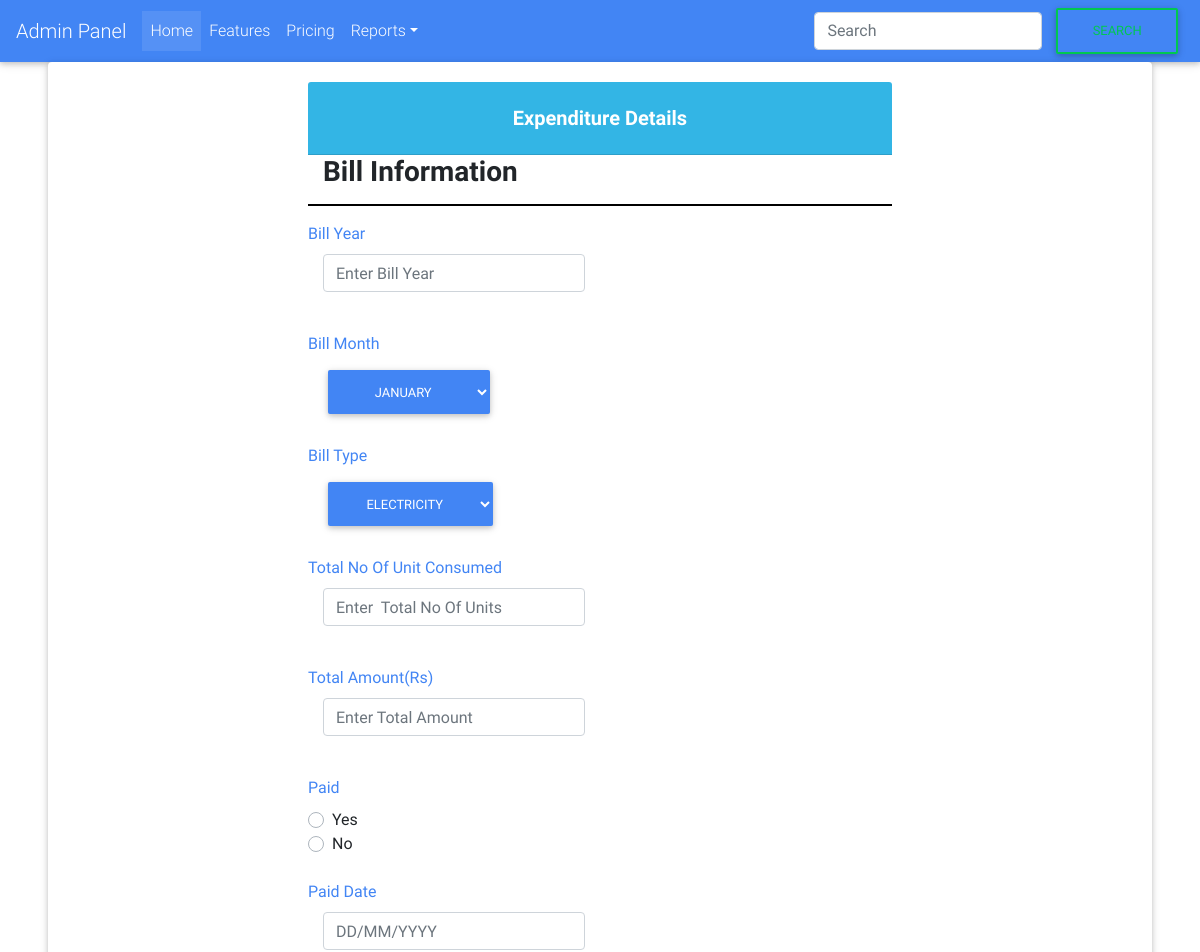
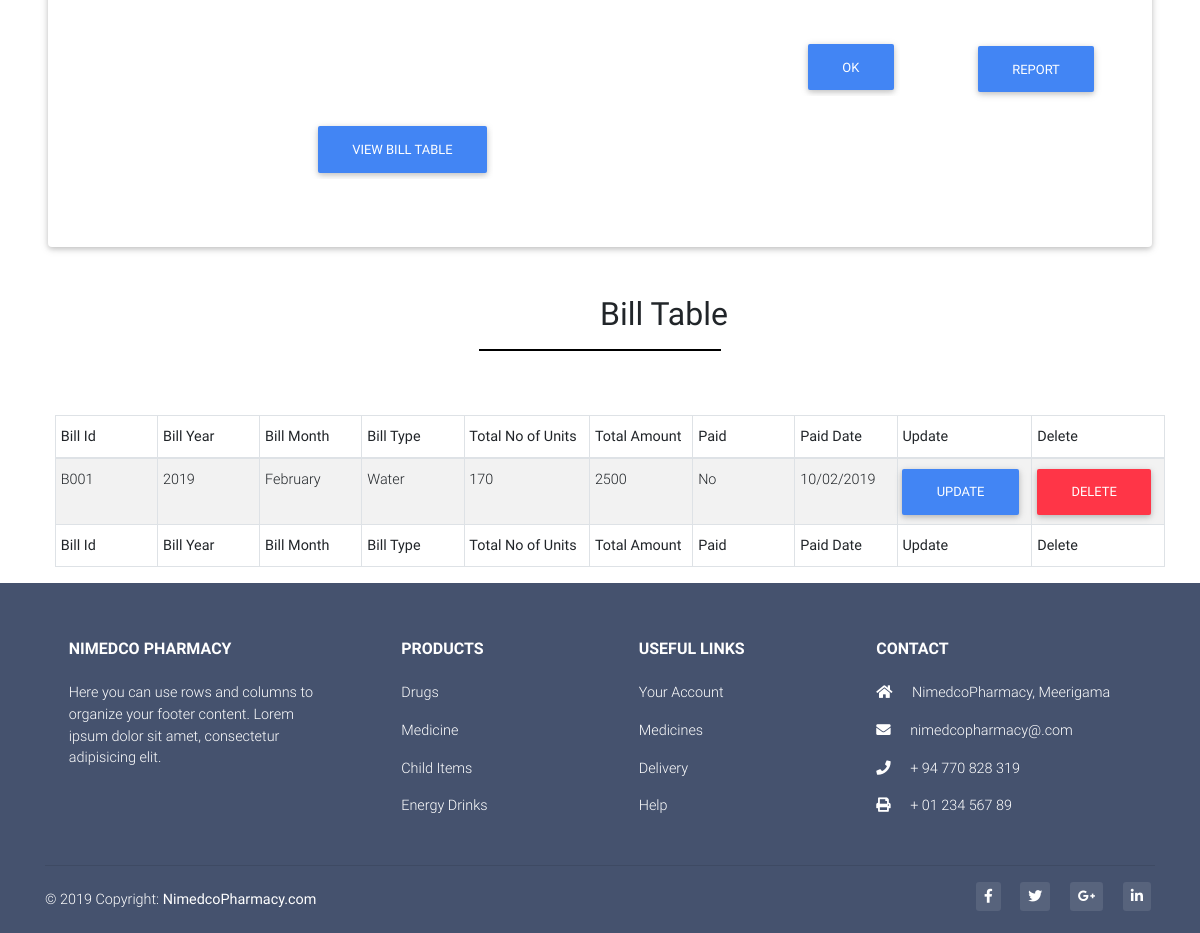
The page /expenditure.php on the database its author committed (2 pictures, top to bottom).
### tables this page shows
CREATE TABLE `expenditure` (
  `BillId` varchar(100) NOT NULL,
  `BillYear` varchar(45) DEFAULT NULL,
  `BillMonth` varchar(45) DEFAULT NULL,
  `BillType` varchar(45) DEFAULT NULL,
  `TotalUnits` int(11) DEFAULT NULL,
  `TotalAmount` float DEFAULT NULL,
  `Paid` varchar(10) DEFAULT NULL,
  `PaidDate` varchar(25) DEFAULT NULL
);

### expenditure.php (the view, shortened to what this page needs)
<?php
  include('connection.php');
?>
<!DOCTYPE html>
<html lang="en">
<head>
  <link rel="stylesheet" href="https://use.fontawesome.com/releases/v5.8.2/css/all.css">
  <link href="css/bootstrap.min.css" rel="stylesheet">
  <link href="css/mdb.min.css" rel="stylesheet">
  <link href="css/style.css" rel="stylesheet">
  <link rel="stylesheet" type="text/css" href="https://cdn.datatables.net/v/bs4/dt-1.10.18/datatables.min.css"/>
</head>
<body  onload=enable_text(false);>
  <nav class="navbar navbar-expand-lg navbar-dark primary-color">
      <a class="navbar-brand" href="index.html">Admin Panel</a>
      <div class="collapse navbar-collapse" id="basicExampleNav">
        <ul class="navbar-nav mr-auto">
          <li class="nav-item active">
            <a class="nav-link" href="index.html">Home
            </a>
          </li>
          <li class="nav-item">
            <a class="nav-link" href="#">Features</a>
          </li>
          <li class="nav-item">
            <a class="nav-link" href="#">Pricing</a>
          </li>
          <li class="nav-item dropdown">
            <a class="nav-link dropdown-toggle" id="navbarDropdownMenuLink" data-toggle="dropdown"
              aria-haspopup="true" aria-expanded="false">Reports</a>
          </li>
        </ul>
        <form class="form-inline my-2 my-lg-0 align-self-stretch">
            <input class="form-control mr-sm-2" type="search" placeholder="Search" aria-label="Search">
            <button class="btn btn-outline-success my-2 my-sm-0" type="submit">Search</button>
          </form>
      </div>
    </nav>
 <div class="card mx-xl-5">
     <div class="card-body">
            <form  method="POST" action="expendituredetails.php"  name="expenditureform" id="expenditureform">
              <h5 class="card-header info-color white-text text-center py-4">
                <strong>Expenditure Details</strong>
               </h5>
                <h3  style="margin-left: 15px;"><b>Bill Information</b></h3>
                <hr style = " border: 1px solid black;">
                <label for="" class="text-primary">Bill Year</label>
                <div class="form-group col-md-6">
                <input type="text" id="inputCity" class="form-control" placeholder="Enter Bill Year" name="billyear" required >
                </div>
                <br>
         <div class="dropdown">
         <label for="billmonth" class="text-primary">Bill Month</label>
         <br>
         <select class="btn btn-primary dropdown-toggle mr-4"  style="margin-left:20px" name="billmonth" required>
          <option value="January" class="dropdown-item" href="#" >January</option>
        </select>
        </div>
      <br>
      <div class="dropdown">
        <label for="billtype" class="text-primary">Bill Type</label>
        <br>
          <select class="btn btn-primary dropdown-toggle mr-4"  style="margin-left:20px"  name="billtype"  required>
              <option value="Electricity" class="dropdown-item" href="#" >Electricity</option>
          </select>
      </div>
     <br>
                <label for="totalunits" class="text-primary">Total No Of Unit Consumed</label>
                <div class="form-group col-md-6">
                <input type="text" id="inputCity" class="form-control" name="noofunits" placeholder="Enter  Total No Of Units">
                </div>
                <br>
                <label for="totalamount" class="text-primary">Total Amount(Rs)</label>
                <div class="form-group col-md-6">
                <input type="text" id="inputCity" class="form-control" name="totamouunt" placeholder="Enter Total Amount" required>
                </div>
                 <br>
                 <label for="paid" class="text-primary">Paid</label>
                    <div class="custom-control custom-radio">
                          <label class="custom-control-label" for="defaultGroupExample1">Yes</label>
                    </div>
                    <div class="custom-control custom-radio">
                                <label class="custom-control-label" for="defaultGroupExample2">No</label>
                    </div>
                    <br>
                    <label for="paiddate" class="text-primary">Paid Date</label>
                    <div class="form-group col-md-6">
                      <input type="text" class="form-control" id="inputZip" placeholder="DD/MM/YYYY" name="paiddate" required >
                    </div>
                     <br>
                    <input type="submit" name="Addexpenditure" class="btn btn-primary btn-rounded" style="margin-left:500px" onclick="ValidateForm(document.expenditureform.billyear,document.expenditureform.totamouunt,document.expenditureform.paiddate)" value="OK"/>
                    <a href="expenditurereport.php"  class="btn btn-primary btn-rounded" style="margin-left:670px;margin-top:-74px;">REPORT</a>
                    </form>
                    <form  method ="POST"  action = "<?php echo htmlspecialchars($_SERVER["PHP_SELF"]);?>">
                    <input type="submit" name="Viewbilltable" class="btn btn-primary btn-rounded" style="margin-left:10px" value="VIEW BILL TABLE" />
                      </form>
                    <br><br>
     </div>
  </div>
        <br><br>
                <h2  style="margin-left: 600px;"><b>Bill Table</b></h2>
                <hr style = " border: 1px solid black; width: 240px;">
                <br><br>
                <div class="container">
                <table id="dtBasicExample" class="table table-striped table-bordered table-sm" cellspacing="0" width="80%" style="margin-left:10px;">
              <thead>
                <tr>
                <th class="th-sm">Bill Id
                  </th>
                  <th class="th-sm">Bill Year
                  </th>
                  <th class="th-sm">Bill Month
                  </th>
                  <th class="th-sm">Bill Type
                  </th>
                  <th class="th-sm">Total No of Units
                  </th>
                  <th class="th-sm">Total Amount
                  </th>
                  <th class="th-sm">Paid
                  </th>
                  <th class="th-sm">Paid Date
                    </th>
                  <th class="th-sm">Update
                    </th>
                  <th class="th-sm">Delete
                    </th>
                </tr>
              </thead>
              <tbody>
              <?php
                      $reterive_query = "SELECT * FROM  expenditure ";
                      $result = $conn->query($reterive_query) or die($conn -> error);
                  while($rows = $result->fetch_assoc()): ?>
              <tr>
              <td> <?php echo $rows['BillId']; ?> </td>
              <td> <?php echo $rows['BillYear']; ?> </td>
              <td> <?php echo $rows['BillMonth']; ?> </td>
              <td> <?php echo $rows['BillType']; ?> </td>
              <td> <?php echo $rows['TotalUnits']; ?> </td>
              <td> <?php echo $rows['TotalAmount']; ?> </td>
              <td> <?php echo $rows['Paid']; ?></td>
              <td> <?php echo $rows['PaidDate']; ?> </td>
              <td><a href="UpdateExpenditure.php?Update=<?php echo $rows['BillId'];?>"
                class="btn btn-primary btn-rounded">Update</a></td>
                <td><a href="expendituredetails.php?Delete=<?php echo $rows['BillId'];?>"
                  class="btn btn-danger btn-rounded">Delete</button></td>
               </tr>
               <?php endwhile; ?>
              </tbody>
                 <tfoot>
              <tr>
               <th class="th-sm">Bill Id
              </th>
              <th class="th-sm">Bill Year
              </th>
              <th class="th-sm">Bill Month
              </th>
              <th class="th-sm">Bill Type
              </th>
              <th class="th-sm">Total No of Units
              </th>
              <th class="th-sm">Total Amount
             </th>
              <th class="th-sm">Paid
              </th>
              <th class="th-sm">Paid Date
              </th>
              <th class="th-sm">Update
             </th>
             <th class="th-sm">Delete
             </th>
            </tr>
          </tfoot>
             </table>
             </div>
<footer class="page-footer font-small mdb-color pt-4">
    <div class="container text-center text-md-left">
      <div class="row text-center text-md-left mt-3 pb-3">
        <div class="col-md-3 col-lg-3 col-xl-3 mx-auto mt-3">
          <h6 class="text-uppercase mb-4 font-weight-bold">Nimedco Pharmacy</h6>
          <p>Here you can use rows and columns to organize your footer content. Lorem ipsum dolor sit amet,
            consectetur
            adipisicing elit.</p>
        </div>
        <div class="col-md-2 col-lg-2 col-xl-2 mx-auto mt-3">
          <h6 class="text-uppercase mb-4 font-weight-bold">Products</h6>
          <p>
            <a href="#!">Drugs</a>
          </p>
          <p>
            <a href="#!">Medicine</a>
          </p>
          <p>
            <a href="#!">Child Items</a>
          </p>
          <p>
            <a href="#!">Energy Drinks</a>
          </p>
        </div>
        <div class="col-md-3 col-lg-2 col-xl-2 mx-auto mt-3">
          <h6 class="text-uppercase mb-4 font-weight-bold">Useful links</h6>
          <p>
            <a href="#!">Your Account</a>
          </p>
          <p>
            <a href="#!">Medicines</a>
          </p>
          <p>
            <a href="#!">Delivery</a>
          </p>
          <p>
            <a href="#!">Help</a>
          </p>
        </div>
        <div class="col-md-4 col-lg-3 col-xl-3 mx-auto mt-3">
          <h6 class="text-uppercase mb-4 font-weight-bold">Contact</h6>
          <p>
            <i class="fas fa-home mr-3"></i> NimedcoPharmacy, Meerigama</p>
          <p>
            <i class="fas fa-envelope mr-3"></i> nimedcopharmacy@.com</p>
          <p>
            <i class="fas fa-phone mr-3"></i> + 94 770 828 319</p>
          <p>
            <i class="fas fa-print mr-3"></i> + 01 234 567 89</p>
        </div>
      </div>
      <hr>
      <div class="row d-flex align-items-center">
        <div class="col-md-7 col-lg-8">
          <p class="text-center text-md-left">© 2019 Copyright:
            <a href="https://mdbootstrap.com/education/bootstrap/">
              <strong> NimedcoPharmacy.com</strong>
            </a>
          </p>
        </div>
        <div class="col-md-5 col-lg-4 ml-lg-0">
          <div class="text-center text-md-right">
            <ul class="list-unstyled list-inline">
              <li class="list-inline-item">
                <a class="btn-floating btn-sm rgba-white-slight mx-1">
                  <i class="fab fa-facebook-f"></i>
                </a>
              </li>
              <li class="list-inline-item">
                <a class="btn-floating btn-sm rgba-white-slight mx-1">
                  <i class="fab fa-twitter"></i>
                </a>
              </li>
              <li class="list-inline-item">
                <a class="btn-floating btn-sm rgba-white-slight mx-1">
                  <i class="fab fa-google-plus-g"></i>
                </a>
              </li>
              <li class="list-inline-item">
                <a class="btn-floating btn-sm rgba-white-slight mx-1">
                  <i class="fab fa-linkedin-in"></i>
                </a>
              </li>
            </ul>
          </div>
        </div>
      </div>
    </div>
  </footer>
</body>
</html>

### css/style.css (style rules this page uses)
.card { padding-left: 20%; padding-right: 20%; }

### rows shown on the page
expenditure: BillId "B001", BillYear "2019", BillMonth "February", BillType "Water", TotalUnits "170", TotalAmount "2500", Paid "No", PaidDate "10/02/2019"
